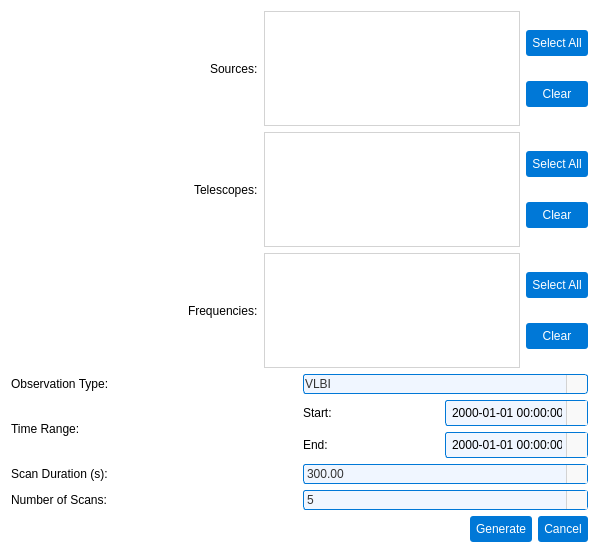
<?xml version="1.0" encoding="UTF-8"?>
<ui version="4.0">
 <class>GenerateObservationsDialog</class>
 <widget class="QDialog" name="GenerateObservationsDialog">
  <property name="windowModality">
   <enum>Qt::WindowModality::WindowModal</enum>
  </property>
  <property name="geometry">
   <rect>
    <x>0</x>
    <y>0</y>
    <width>599</width>
    <height>553</height>
   </rect>
  </property>
  <property name="windowTitle">
   <string>Generate Observations</string>
  </property>
  <property name="windowIcon">
   <iconset resource="../icons/icons.qrc">
    <normaloff>:/icons/preferences.svg</normaloff>:/icons/preferences.svg</iconset>
  </property>
  <property name="styleSheet">
   <string notr="true">background-color: #ffffff; font-family: Arial;</string>
  </property>
  <property name="modal">
   <bool>true</bool>
  </property>
  <layout class="QVBoxLayout" name="mainLayout">
   <item>
    <layout class="QGridLayout" name="gridLayout">
     <item row="0" column="0">
      <spacer name="horizontalSpacer_2">
       <property name="orientation">
        <enum>Qt::Orientation::Horizontal</enum>
       </property>
       <property name="sizeType">
        <enum>QSizePolicy::Policy::Expanding</enum>
       </property>
       <property name="sizeHint" stdset="0">
        <size>
         <width>40</width>
         <height>20</height>
        </size>
       </property>
      </spacer>
     </item>
     <item row="0" column="6">
      <layout class="QVBoxLayout" name="sourceButtonLayout">
       <item>
        <widget class="QPushButton" name="sourceSelectAllButton">
         <property name="styleSheet">
          <string notr="true">QPushButton {
    background-color: #0078d7;
    color: #ffffff;
    padding: 6px;
    border-radius: 3px;
    border: none;
}
QPushButton:hover {
    background-color: #1a8cff;
}
QPushButton:pressed {
    background-color: #005bb5;
    padding-top: 7px;
    padding-bottom: 5px;
}</string>
         </property>
         <property name="text">
          <string>Select All</string>
         </property>
        </widget>
       </item>
       <item>
        <widget class="QPushButton" name="sourceClearButton">
         <property name="styleSheet">
          <string notr="true">QPushButton {
    background-color: #0078d7;
    color: #ffffff;
    padding: 6px;
    border-radius: 3px;
    border: none;
}
QPushButton:hover {
    background-color: #1a8cff;
}
QPushButton:pressed {
    background-color: #005bb5;
    padding-top: 7px;
    padding-bottom: 5px;
}</string>
         </property>
         <property name="text">
          <string>Clear</string>
         </property>
        </widget>
       </item>
      </layout>
     </item>
     <item row="0" column="3" colspan="2">
      <widget class="QListWidget" name="sourceList">
       <property name="styleSheet">
        <string notr="true">border: 1px solid #d3d3d3; background-color: #ffffff;</string>
       </property>
       <property name="selectionMode">
        <enum>QAbstractItemView::SelectionMode::MultiSelection</enum>
       </property>
      </widget>
     </item>
     <item row="0" column="1">
      <widget class="QLabel" name="labelSources">
       <property name="text">
        <string>Sources:</string>
       </property>
      </widget>
     </item>
    </layout>
   </item>
   <item>
    <layout class="QHBoxLayout" name="telescopeLayout">
     <item>
      <spacer name="horizontalSpacer_3">
       <property name="orientation">
        <enum>Qt::Orientation::Horizontal</enum>
       </property>
       <property name="sizeHint" stdset="0">
        <size>
         <width>40</width>
         <height>20</height>
        </size>
       </property>
      </spacer>
     </item>
     <item>
      <widget class="QLabel" name="labelTelescopes">
       <property name="text">
        <string>Telescopes:</string>
       </property>
      </widget>
     </item>
     <item>
      <widget class="QListWidget" name="telescopeList">
       <property name="styleSheet">
        <string notr="true">border: 1px solid #d3d3d3; background-color: #ffffff;</string>
       </property>
       <property name="selectionMode">
        <enum>QAbstractItemView::SelectionMode::MultiSelection</enum>
       </property>
      </widget>
     </item>
     <item>
      <layout class="QVBoxLayout" name="telescopeButtonLayout">
       <item>
        <widget class="QPushButton" name="telescopeSelectAllButton">
         <property name="styleSheet">
          <string notr="true">QPushButton {
    background-color: #0078d7;
    color: #ffffff;
    padding: 6px;
    border-radius: 3px;
    border: none;
}
QPushButton:hover {
    background-color: #1a8cff;
}
QPushButton:pressed {
    background-color: #005bb5;
    padding-top: 7px;
    padding-bottom: 5px;
}</string>
         </property>
         <property name="text">
          <string>Select All</string>
         </property>
        </widget>
       </item>
       <item>
        <widget class="QPushButton" name="telescopeClearButton">
         <property name="styleSheet">
          <string notr="true">QPushButton {
    background-color: #0078d7;
    color: #ffffff;
    padding: 6px;
    border-radius: 3px;
    border: none;
}
QPushButton:hover {
    background-color: #1a8cff;
}
QPushButton:pressed {
    background-color: #005bb5;
    padding-top: 7px;
    padding-bottom: 5px;
}</string>
         </property>
         <property name="text">
          <string>Clear</string>
         </property>
        </widget>
       </item>
      </layout>
     </item>
    </layout>
   </item>
   <item>
    <layout class="QHBoxLayout" name="frequencyLayout">
     <item>
      <spacer name="horizontalSpacer_4">
       <property name="orientation">
        <enum>Qt::Orientation::Horizontal</enum>
       </property>
       <property name="sizeHint" stdset="0">
        <size>
         <width>40</width>
         <height>20</height>
        </size>
       </property>
      </spacer>
     </item>
     <item>
      <widget class="QLabel" name="labelFrequencies">
       <property name="text">
        <string>Frequencies:</string>
       </property>
      </widget>
     </item>
     <item>
      <widget class="QListWidget" name="frequencyList">
       <property name="styleSheet">
        <string notr="true">border: 1px solid #d3d3d3; background-color: #ffffff;</string>
       </property>
       <property name="selectionMode">
        <enum>QAbstractItemView::SelectionMode::MultiSelection</enum>
       </property>
      </widget>
     </item>
     <item>
      <layout class="QVBoxLayout" name="frequencyButtonLayout">
       <item>
        <widget class="QPushButton" name="frequencySelectAllButton">
         <property name="styleSheet">
          <string notr="true">QPushButton {
    background-color: #0078d7;
    color: #ffffff;
    padding: 6px;
    border-radius: 3px;
    border: none;
}
QPushButton:hover {
    background-color: #1a8cff;
}
QPushButton:pressed {
    background-color: #005bb5;
    padding-top: 7px;
    padding-bottom: 5px;
}</string>
         </property>
         <property name="text">
          <string>Select All</string>
         </property>
        </widget>
       </item>
       <item>
        <widget class="QPushButton" name="frequencyClearButton">
         <property name="styleSheet">
          <string notr="true">QPushButton {
    background-color: #0078d7;
    color: #ffffff;
    padding: 6px;
    border-radius: 3px;
    border: none;
}
QPushButton:hover {
    background-color: #1a8cff;
}
QPushButton:pressed {
    background-color: #005bb5;
    padding-top: 7px;
    padding-bottom: 5px;
}</string>
         </property>
         <property name="text">
          <string>Clear</string>
         </property>
        </widget>
       </item>
      </layout>
     </item>
    </layout>
   </item>
   <item>
    <layout class="QHBoxLayout" name="observationTypeLayout">
     <item>
      <widget class="QLabel" name="labelObservationType">
       <property name="text">
        <string>Observation Type:</string>
       </property>
      </widget>
     </item>
     <item>
      <widget class="QComboBox" name="observationTypeCombo">
       <property name="styleSheet">
        <string notr="true">QComboBox {
    font-family: Arial;
    font-size: 9pt;
    color: #333333;
    padding: 1px;
    border-radius: 3px;
    background-color: #f9f9f9; /* Базовый фон, как у readOnly QLineEdit */
    border: 1px solid #d3d3d3; /* Базовая граница, как у readOnly QLineEdit */
}

QComboBox:editable {
    background-color: #f0f6ff; /* Фон для редактируемого состояния, как у readOnly=&quot;false&quot; */
    border: 1px solid #0078d7; /* Граница для редактируемого состояния */
}

QComboBox:editable:hover {
    border: 1px solid #1a8cff; /* Граница при наведении, как у readOnly=&quot;false&quot;:hover */
}

QComboBox:editable:focus {
    border: 1px solid #005bb5; /* Граница при фокусе, как у readOnly=&quot;false&quot;:focus */
    background-color: #ffffff; /* Фон при фокусе, как у readOnly=&quot;false&quot;:focus */
}

QComboBox:!editable {
    background-color: #f0f6ff; /* Фон для редактируемого состояния, как у readOnly=&quot;false&quot; */
    border: 1px solid #0078d7; /* Граница для редактируемого состояния */
}

QComboBox:!editable:hover {
    border: 1px solid #1a8cff; /* Граница при наведении, как у readOnly=&quot;false&quot;:hover */
}

QComboBox:!editable:focus {
    border: 1px solid #005bb5; /* Граница при фокусе, как у readOnly=&quot;false&quot;:focus */
    background-color: #ffffff; /* Фон при фокусе, как у readOnly=&quot;false&quot;:focus */
}

/* Стилизация кнопки со стрелкой */
QComboBox::drop-down {
    subcontrol-origin: padding;
    subcontrol-position: right;
    width: 20px;
    border-left: 1px solid #d3d3d3; /* Добавлена граница для визуального разделения */
    border-top-right-radius: 3px;
    border-bottom-right-radius: 3px;
    background-color: #f9f9f9; /* Фон кнопки, совпадающий с основным */
}

QComboBox::drop-down:hover {
    background-color: #0078d7; /* Лёгкое выделение при наведении */
}

QComboBox::down-arrow {
    width: 12px;
    height: 12px;
    /* Стандартная стрелка Qt, если нет иконки */
    /* Если есть иконка, раскомментируйте: */
    image: url(:/icons/down_arrow_icon.svg);
}

/* Стилизация выпадающего списка */
QComboBox QAbstractItemView {
    font-family: Arial;
    font-size: 12pt;
    color: #333333;
    background-color: #ffffff;
    border: 1px solid #d3d3d3;
    selection-background-color: #0078d7;
    selection-color: #ffffff;
    padding: 1px;
}

QComboBox QAbstractItemView::item {
    padding: 4px;
    min-height: 20px;
}

QComboBox QAbstractItemView::item:hover {
    background-color: #0078d7;
}</string>
       </property>
       <item>
        <property name="text">
         <string>VLBI</string>
        </property>
       </item>
       <item>
        <property name="text">
         <string>SINGLE_DISH</string>
        </property>
       </item>
      </widget>
     </item>
    </layout>
   </item>
   <item>
    <layout class="QHBoxLayout" name="timeRangeLayout">
     <item>
      <widget class="QLabel" name="labelTimeRange">
       <property name="text">
        <string>Time Range:</string>
       </property>
      </widget>
     </item>
     <item>
      <layout class="QVBoxLayout" name="timeRangeFieldsLayout">
       <item>
        <layout class="QHBoxLayout" name="startTimeLayout">
         <item>
          <widget class="QLabel" name="labelStartTime">
           <property name="text">
            <string>Start:</string>
           </property>
          </widget>
         </item>
         <item>
          <widget class="QDateTimeEdit" name="startTimeEdit">
           <property name="styleSheet">
            <string notr="true">QDateTimeEdit {
    background-color: #f0f6ff;
    border: 1px solid #0078d7;
    padding: 4px;
    border-radius: 3px;
}
QDateTimeEdit:hover {
    border: 1px solid #1a8cff;
}
QDateTimeEdit:focus {
    border: 1px solid #005bb5;
    background-color: #ffffff;
}

QDateTimeEdit::drop-down {
    width: 20px;
    border-left: 1px solid #d3d3d3;
    background-color: #f9f9f9;
}

QDateTimeEdit::drop-down:hover {
    background-color: #0078d7; /* Лёгкое выделение при наведении */
}

QDateTimeEdit::down-arrow {
    image: url(:/icons/down_arrow_icon.svg);
    width: 12px;
    height: 12px;
}</string>
           </property>
           <property name="displayFormat">
            <string>yyyy-MM-dd HH:mm:ss</string>
           </property>
           <property name="calendarPopup">
            <bool>true</bool>
           </property>
          </widget>
         </item>
        </layout>
       </item>
       <item>
        <layout class="QHBoxLayout" name="endTimeLayout">
         <item>
          <widget class="QLabel" name="labelEndTime">
           <property name="text">
            <string>End:</string>
           </property>
          </widget>
         </item>
         <item>
          <widget class="QDateTimeEdit" name="endTimeEdit">
           <property name="styleSheet">
            <string notr="true">QDateTimeEdit {
    background-color: #f0f6ff;
    border: 1px solid #0078d7;
    padding: 4px;
    border-radius: 3px;
}
QDateTimeEdit:hover {
    border: 1px solid #1a8cff;
}
QDateTimeEdit:focus {
    border: 1px solid #005bb5;
    background-color: #ffffff;
}

QDateTimeEdit::drop-down {
    width: 20px;
    border-left: 1px solid #d3d3d3;
    background-color: #f9f9f9;
}

QDateTimeEdit::drop-down:hover {
    background-color: #0078d7; /* Лёгкое выделение при наведении */
}

QDateTimeEdit::down-arrow {
    image: url(:/icons/down_arrow_icon.svg);
    width: 12px;
    height: 12px;
}</string>
           </property>
           <property name="displayFormat">
            <string>yyyy-MM-dd HH:mm:ss</string>
           </property>
           <property name="calendarPopup">
            <bool>true</bool>
           </property>
          </widget>
         </item>
        </layout>
       </item>
      </layout>
     </item>
    </layout>
   </item>
   <item>
    <layout class="QHBoxLayout" name="scanDurationLayout">
     <item>
      <widget class="QLabel" name="labelScanDuration">
       <property name="text">
        <string>Scan Duration (s):</string>
       </property>
      </widget>
     </item>
     <item>
      <widget class="QDoubleSpinBox" name="scanDurationSpinBox">
       <property name="styleSheet">
        <string notr="true">QDoubleSpinBox {
    font-family: Arial;
    font-size: 9pt;
    color: #333333;
    padding: 1px;
    padding-right: 20px;
    border-radius: 3px;
    background-color: #f0f6ff;
    border: 1px solid #0078d7;
}
QDoubleSpinBox:hover {
    border: 1px solid #1a8cff;
}
QDoubleSpinBox:focus {
    border: 1px solid #005bb5;
    background-color: #ffffff;
}
QDoubleSpinBox::up-button, QDoubleSpinBox::down-button {
    width: 20px;
    border-left: 1px solid #d3d3d3;
    background-color: #f9f9f9;
}
QDoubleSpinBox::up-button:hover, QDoubleSpinBox::down-button:hover {
    background-color: #0078d7;
}
QDoubleSpinBox::up-arrow {
    width: 12px;
    height: 12px;
    image: url(:/icons/up_arrow_icon.svg);
}
QDoubleSpinBox::down-arrow {
    width: 12px;
    height: 12px;
    image: url(:/icons/down_arrow_icon.svg);
}</string>
       </property>
       <property name="minimum">
        <double>1.000000000000000</double>
       </property>
       <property name="maximum">
        <double>3600.000000000000000</double>
       </property>
       <property name="value">
        <double>300.000000000000000</double>
       </property>
      </widget>
     </item>
    </layout>
   </item>
   <item>
    <layout class="QHBoxLayout" name="numScansLayout">
     <item>
      <widget class="QLabel" name="labelNumScans">
       <property name="text">
        <string>Number of Scans:</string>
       </property>
      </widget>
     </item>
     <item>
      <widget class="QSpinBox" name="numScansSpinBox">
       <property name="styleSheet">
        <string notr="true">QSpinBox {
    font-family: Arial;
    font-size: 9pt;
    color: #333333;
    padding: 1px;
    padding-right: 20px;
    border-radius: 3px;
    background-color: #f0f6ff;
    border: 1px solid #0078d7;
}
QSpinBox:hover {
    border: 1px solid #1a8cff;
}
QSpinBox:focus {
    border: 1px solid #005bb5;
    background-color: #ffffff;
}
QSpinBox::up-button, QSpinBox::down-button {
    width: 20px;
    border-left: 1px solid #d3d3d3;
    background-color: #f9f9f9;
}
QSpinBox::up-button:hover, QSpinBox::down-button:hover {
    background-color: #0078d7;
}
QSpinBox::up-arrow {
    width: 12px;
    height: 12px;
    image: url(:/icons/up_arrow_icon.svg);
}
QSpinBox::down-arrow {
    width: 12px;
    height: 12px;
    image: url(:/icons/down_arrow_icon.svg);
}</string>
       </property>
       <property name="minimum">
        <number>1</number>
       </property>
       <property name="maximum">
        <number>100</number>
       </property>
       <property name="value">
        <number>5</number>
       </property>
      </widget>
     </item>
    </layout>
   </item>
   <item>
    <spacer name="verticalSpacer">
     <property name="orientation">
      <enum>Qt::Orientation::Vertical</enum>
     </property>
     <property name="sizeHint" stdset="0">
      <size>
       <width>20</width>
       <height>40</height>
      </size>
     </property>
    </spacer>
   </item>
   <item>
    <layout class="QHBoxLayout" name="buttonLayout">
     <item>
      <spacer name="horizontalSpacer">
       <property name="orientation">
        <enum>Qt::Orientation::Horizontal</enum>
       </property>
       <property name="sizeHint" stdset="0">
        <size>
         <width>40</width>
         <height>20</height>
        </size>
       </property>
      </spacer>
     </item>
     <item>
      <widget class="QPushButton" name="generateButton">
       <property name="styleSheet">
        <string notr="true">QPushButton {
    background-color: #0078d7;
    color: #ffffff;
    padding: 6px;
    border-radius: 3px;
    border: none;
}
QPushButton:hover {
    background-color: #1a8cff;
}
QPushButton:pressed {
    background-color: #005bb5;
    padding-top: 7px;
    padding-bottom: 5px;
}</string>
       </property>
       <property name="text">
        <string>Generate</string>
       </property>
       <property name="default">
        <bool>true</bool>
       </property>
      </widget>
     </item>
     <item>
      <widget class="QPushButton" name="cancelButton">
       <property name="styleSheet">
        <string notr="true">QPushButton {
    background-color: #0078d7;
    color: #ffffff;
    padding: 6px;
    border-radius: 3px;
    border: none;
}
QPushButton:hover {
    background-color: #1a8cff;
}
QPushButton:pressed {
    background-color: #005bb5;
    padding-top: 7px;
    padding-bottom: 5px;
}</string>
       </property>
       <property name="text">
        <string>Cancel</string>
       </property>
      </widget>
     </item>
    </layout>
   </item>
  </layout>
 </widget>
 <resources>
  <include location="../icons/icons.qrc"/>
 </resources>
 <connections>
  <connection>
   <sender>cancelButton</sender>
   <signal>clicked()</signal>
   <receiver>GenerateObservationsDialog</receiver>
   <slot>reject()</slot>
   <hints>
    <hint type="sourcelabel">
     <x>559</x>
     <y>629</y>
    </hint>
    <hint type="destinationlabel">
     <x>299</x>
     <y>324</y>
    </hint>
   </hints>
  </connection>
 </connections>
</ui>
